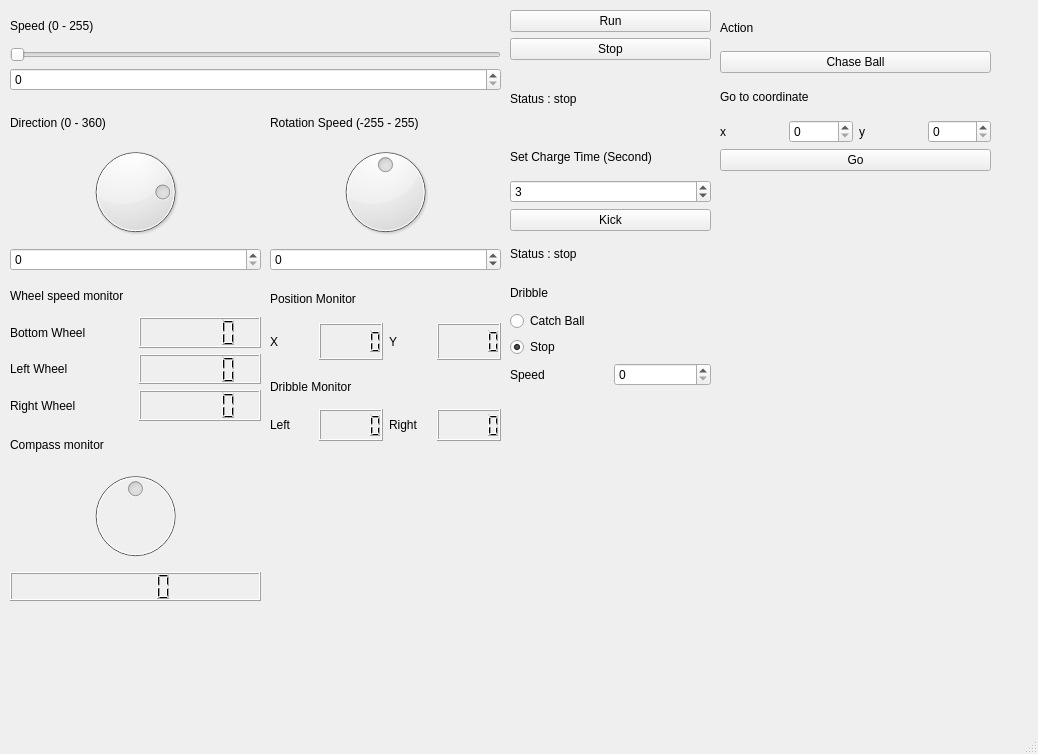
<?xml version="1.0" encoding="UTF-8"?>
<ui version="4.0">
 <class>MainWindow</class>
 <widget class="QMainWindow" name="MainWindow">
  <property name="enabled">
   <bool>true</bool>
  </property>
  <property name="geometry">
   <rect>
    <x>0</x>
    <y>0</y>
    <width>1038</width>
    <height>754</height>
   </rect>
  </property>
  <property name="windowTitle">
   <string notr="true">Rostu Manual Monitor</string>
  </property>
  <property name="tabShape">
   <enum>QTabWidget::Rounded</enum>
  </property>
  <widget class="QWidget" name="centralwidget">
   <widget class="QWidget" name="verticalLayoutWidget">
    <property name="geometry">
     <rect>
      <x>10</x>
      <y>10</y>
      <width>491</width>
      <height>81</height>
     </rect>
    </property>
    <layout class="QVBoxLayout" name="verticalLayout">
     <item>
      <widget class="QLabel" name="label">
       <property name="text">
        <string>Speed (0 - 255)</string>
       </property>
       <property name="margin">
        <number>0</number>
       </property>
       <property name="indent">
        <number>-1</number>
       </property>
      </widget>
     </item>
     <item>
      <widget class="QSlider" name="speedSlider">
       <property name="maximum">
        <number>255</number>
       </property>
       <property name="tracking">
        <bool>true</bool>
       </property>
       <property name="orientation">
        <enum>Qt::Horizontal</enum>
       </property>
      </widget>
     </item>
     <item>
      <widget class="QSpinBox" name="speedDisplay">
       <property name="maximum">
        <number>255</number>
       </property>
      </widget>
     </item>
    </layout>
   </widget>
   <widget class="QWidget" name="verticalLayoutWidget_2">
    <property name="geometry">
     <rect>
      <x>10</x>
      <y>110</y>
      <width>251</width>
      <height>161</height>
     </rect>
    </property>
    <layout class="QVBoxLayout" name="verticalLayout_2">
     <item>
      <widget class="QLabel" name="label_2">
       <property name="text">
        <string>Direction (0 - 360)</string>
       </property>
      </widget>
     </item>
     <item>
      <widget class="QDial" name="dialDirection">
       <property name="minimum">
        <number>-270</number>
       </property>
       <property name="maximum">
        <number>90</number>
       </property>
       <property name="value">
        <number>90</number>
       </property>
       <property name="sliderPosition">
        <number>90</number>
       </property>
       <property name="orientation">
        <enum>Qt::Vertical</enum>
       </property>
       <property name="invertedAppearance">
        <bool>true</bool>
       </property>
       <property name="invertedControls">
        <bool>false</bool>
       </property>
       <property name="wrapping">
        <bool>true</bool>
       </property>
       <property name="notchTarget">
        <double>0.000000000000000</double>
       </property>
      </widget>
     </item>
     <item>
      <widget class="QSpinBox" name="directionDisplay">
       <property name="maximum">
        <number>360</number>
       </property>
      </widget>
     </item>
    </layout>
   </widget>
   <widget class="QWidget" name="verticalLayoutWidget_3">
    <property name="geometry">
     <rect>
      <x>270</x>
      <y>110</y>
      <width>231</width>
      <height>161</height>
     </rect>
    </property>
    <layout class="QVBoxLayout" name="verticalLayout_3">
     <item>
      <widget class="QLabel" name="label_3">
       <property name="text">
        <string>Rotation Speed (-255 - 255)</string>
       </property>
      </widget>
     </item>
     <item>
      <widget class="QDial" name="dialRotation">
       <property name="mouseTracking">
        <bool>false</bool>
       </property>
       <property name="tabletTracking">
        <bool>false</bool>
       </property>
       <property name="focusPolicy">
        <enum>Qt::WheelFocus</enum>
       </property>
       <property name="acceptDrops">
        <bool>false</bool>
       </property>
       <property name="toolTip">
        <string/>
       </property>
       <property name="layoutDirection">
        <enum>Qt::LeftToRight</enum>
       </property>
       <property name="minimum">
        <number>-255</number>
       </property>
       <property name="maximum">
        <number>255</number>
       </property>
       <property name="pageStep">
        <number>10</number>
       </property>
       <property name="value">
        <number>0</number>
       </property>
       <property name="sliderPosition">
        <number>0</number>
       </property>
       <property name="tracking">
        <bool>true</bool>
       </property>
       <property name="orientation">
        <enum>Qt::Horizontal</enum>
       </property>
       <property name="invertedAppearance">
        <bool>false</bool>
       </property>
       <property name="invertedControls">
        <bool>false</bool>
       </property>
       <property name="notchTarget">
        <double>0.000000000000000</double>
       </property>
       <property name="notchesVisible">
        <bool>false</bool>
       </property>
      </widget>
     </item>
     <item>
      <widget class="QSpinBox" name="rotationDisplay">
       <property name="minimum">
        <number>-255</number>
       </property>
       <property name="maximum">
        <number>255</number>
       </property>
      </widget>
     </item>
    </layout>
   </widget>
   <widget class="QWidget" name="layoutWidget">
    <property name="geometry">
     <rect>
      <x>510</x>
      <y>10</y>
      <width>201</width>
      <height>121</height>
     </rect>
    </property>
    <layout class="QVBoxLayout" name="verticalLayout_4">
     <item>
      <widget class="QPushButton" name="runButton">
       <property name="text">
        <string>Run</string>
       </property>
      </widget>
     </item>
     <item>
      <widget class="QPushButton" name="stopButton">
       <property name="text">
        <string>Stop</string>
       </property>
      </widget>
     </item>
     <item>
      <widget class="QLabel" name="statusLabel">
       <property name="text">
        <string>Status : stop</string>
       </property>
      </widget>
     </item>
    </layout>
   </widget>
   <widget class="QWidget" name="verticalLayoutWidget_4">
    <property name="geometry">
     <rect>
      <x>510</x>
      <y>140</y>
      <width>201</width>
      <height>131</height>
     </rect>
    </property>
    <layout class="QVBoxLayout" name="verticalLayout_6">
     <item>
      <widget class="QLabel" name="label_6">
       <property name="text">
        <string>Set Charge Time (Second)</string>
       </property>
      </widget>
     </item>
     <item>
      <widget class="QSpinBox" name="kickChargeTimeDisplay">
       <property name="value">
        <number>3</number>
       </property>
      </widget>
     </item>
     <item>
      <widget class="QPushButton" name="kickButton">
       <property name="text">
        <string>Kick</string>
       </property>
      </widget>
     </item>
     <item>
      <widget class="QLabel" name="kickerStatusLabel">
       <property name="text">
        <string>Status : stop</string>
       </property>
      </widget>
     </item>
    </layout>
   </widget>
   <widget class="QWidget" name="verticalLayoutWidget_5">
    <property name="geometry">
     <rect>
      <x>720</x>
      <y>10</y>
      <width>271</width>
      <height>161</height>
     </rect>
    </property>
    <layout class="QVBoxLayout" name="verticalLayout_5">
     <item>
      <widget class="QLabel" name="label_11">
       <property name="text">
        <string>Action</string>
       </property>
      </widget>
     </item>
     <item>
      <widget class="QPushButton" name="chaseBallButton">
       <property name="text">
        <string>Chase Ball</string>
       </property>
      </widget>
     </item>
     <item>
      <widget class="QLabel" name="label_18">
       <property name="text">
        <string>Go to coordinate</string>
       </property>
      </widget>
     </item>
     <item>
      <layout class="QHBoxLayout" name="horizontalLayout_4">
       <item>
        <widget class="QLabel" name="label_19">
         <property name="text">
          <string>x</string>
         </property>
        </widget>
       </item>
       <item>
        <widget class="QSpinBox" name="xGoToCoordinate">
         <property name="maximum">
          <number>1000</number>
         </property>
        </widget>
       </item>
       <item>
        <widget class="QLabel" name="label_20">
         <property name="text">
          <string>y</string>
         </property>
        </widget>
       </item>
       <item>
        <widget class="QSpinBox" name="yGoToCoordinate">
         <property name="maximum">
          <number>1000</number>
         </property>
        </widget>
       </item>
      </layout>
     </item>
     <item>
      <widget class="QPushButton" name="buttonGoToCoordinate">
       <property name="text">
        <string>Go</string>
       </property>
      </widget>
     </item>
    </layout>
   </widget>
   <widget class="QWidget" name="verticalLayoutWidget_6">
    <property name="geometry">
     <rect>
      <x>510</x>
      <y>280</y>
      <width>201</width>
      <height>106</height>
     </rect>
    </property>
    <layout class="QVBoxLayout" name="verticalLayout_7">
     <item>
      <widget class="QLabel" name="label_12">
       <property name="text">
        <string>Dribble</string>
       </property>
      </widget>
     </item>
     <item>
      <widget class="QRadioButton" name="catchBallDribble">
       <property name="text">
        <string>Catch Ball</string>
       </property>
      </widget>
     </item>
     <item>
      <widget class="QRadioButton" name="stopDribble">
       <property name="text">
        <string>Stop</string>
       </property>
       <property name="checked">
        <bool>true</bool>
       </property>
      </widget>
     </item>
     <item>
      <layout class="QHBoxLayout" name="horizontalLayout_5">
       <item>
        <widget class="QLabel" name="label_13">
         <property name="text">
          <string>Speed</string>
         </property>
        </widget>
       </item>
       <item>
        <widget class="QSpinBox" name="dribbleSpeed">
         <property name="maximum">
          <number>255</number>
         </property>
        </widget>
       </item>
      </layout>
     </item>
    </layout>
   </widget>
   <widget class="QWidget" name="verticalLayoutWidget_7">
    <property name="geometry">
     <rect>
      <x>270</x>
      <y>280</y>
      <width>231</width>
      <height>80</height>
     </rect>
    </property>
    <layout class="QVBoxLayout" name="verticalLayout_8">
     <item>
      <widget class="QLabel" name="label_8">
       <property name="text">
        <string>Position Monitor</string>
       </property>
      </widget>
     </item>
     <item>
      <layout class="QHBoxLayout" name="horizontalLayout_6">
       <item>
        <widget class="QLabel" name="label_9">
         <property name="text">
          <string>X</string>
         </property>
        </widget>
       </item>
       <item>
        <widget class="QLCDNumber" name="xPositionDisplay"/>
       </item>
       <item>
        <widget class="QLabel" name="label_10">
         <property name="text">
          <string>Y</string>
         </property>
        </widget>
       </item>
       <item>
        <widget class="QLCDNumber" name="yPositionDisplay"/>
       </item>
      </layout>
     </item>
    </layout>
   </widget>
   <widget class="QWidget" name="verticalLayoutWidget_8">
    <property name="geometry">
     <rect>
      <x>10</x>
      <y>280</y>
      <width>251</width>
      <height>141</height>
     </rect>
    </property>
    <layout class="QVBoxLayout" name="verticalLayout_10">
     <item>
      <widget class="QLabel" name="label_4">
       <property name="text">
        <string>Wheel speed monitor</string>
       </property>
      </widget>
     </item>
     <item>
      <layout class="QHBoxLayout" name="horizontalLayout_3">
       <item>
        <widget class="QLabel" name="label_7">
         <property name="text">
          <string>Bottom Wheel</string>
         </property>
        </widget>
       </item>
       <item>
        <widget class="QLCDNumber" name="bottomWheelDisplay"/>
       </item>
      </layout>
     </item>
     <item>
      <layout class="QHBoxLayout" name="horizontalLayout_2">
       <item>
        <widget class="QLabel" name="left">
         <property name="text">
          <string>Left Wheel</string>
         </property>
        </widget>
       </item>
       <item>
        <widget class="QLCDNumber" name="leftWheelDisplay"/>
       </item>
      </layout>
     </item>
     <item>
      <layout class="QHBoxLayout" name="horizontalLayout">
       <item>
        <widget class="QLabel" name="label_5">
         <property name="text">
          <string>Right Wheel</string>
         </property>
        </widget>
       </item>
       <item>
        <widget class="QLCDNumber" name="rightWheelDisplay"/>
       </item>
      </layout>
     </item>
    </layout>
   </widget>
   <widget class="QWidget" name="verticalLayoutWidget_9">
    <property name="geometry">
     <rect>
      <x>10</x>
      <y>430</y>
      <width>251</width>
      <height>171</height>
     </rect>
    </property>
    <layout class="QVBoxLayout" name="verticalLayout_11">
     <item>
      <widget class="QLabel" name="label_14">
       <property name="text">
        <string>Compass monitor</string>
       </property>
      </widget>
     </item>
     <item>
      <widget class="QDial" name="compassDial">
       <property name="enabled">
        <bool>false</bool>
       </property>
       <property name="autoFillBackground">
        <bool>false</bool>
       </property>
       <property name="minimum">
        <number>-180</number>
       </property>
       <property name="maximum">
        <number>180</number>
       </property>
       <property name="orientation">
        <enum>Qt::Vertical</enum>
       </property>
       <property name="invertedAppearance">
        <bool>false</bool>
       </property>
       <property name="invertedControls">
        <bool>false</bool>
       </property>
       <property name="wrapping">
        <bool>true</bool>
       </property>
      </widget>
     </item>
     <item>
      <widget class="QLCDNumber" name="compassDisplay"/>
     </item>
    </layout>
   </widget>
   <widget class="QWidget" name="verticalLayoutWidget_10">
    <property name="geometry">
     <rect>
      <x>270</x>
      <y>370</y>
      <width>231</width>
      <height>71</height>
     </rect>
    </property>
    <layout class="QVBoxLayout" name="verticalLayout_9">
     <item>
      <widget class="QLabel" name="label_15">
       <property name="text">
        <string>Dribble Monitor</string>
       </property>
      </widget>
     </item>
     <item>
      <layout class="QHBoxLayout" name="horizontalLayout_7">
       <item>
        <widget class="QLabel" name="label_16">
         <property name="text">
          <string>Left</string>
         </property>
        </widget>
       </item>
       <item>
        <widget class="QLCDNumber" name="dribbleLeftWheelDisplay"/>
       </item>
       <item>
        <widget class="QLabel" name="label_17">
         <property name="text">
          <string>Right</string>
         </property>
        </widget>
       </item>
       <item>
        <widget class="QLCDNumber" name="dribbleRightWheelDisplay"/>
       </item>
      </layout>
     </item>
    </layout>
   </widget>
  </widget>
  <widget class="QStatusBar" name="statusbar"/>
 </widget>
 <resources/>
 <connections/>
</ui>
